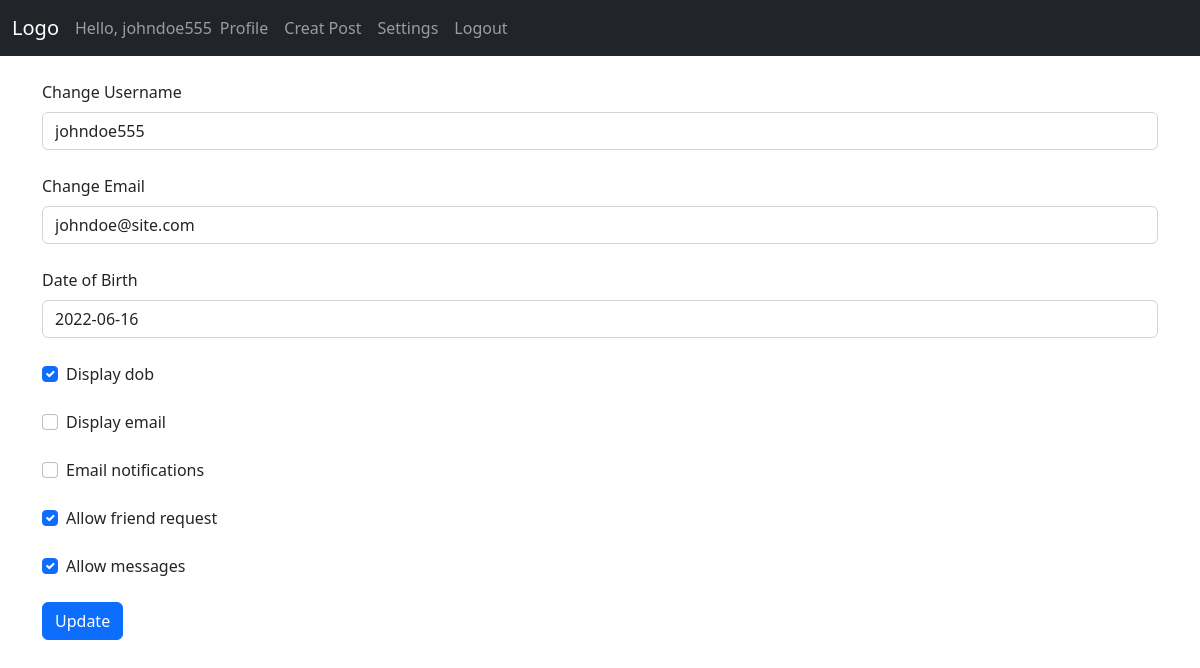
The page /user/johndoe555/settings (signed in) on the database its author committed.
### user/models.py (models this page shows, shortened)
class User(AbstractUser):
    dob = models.DateField(verbose_name='Date of Birth', blank=True, null=True)
    display_email = models.BooleanField(default=False)
    display_dob = models.BooleanField(default=False)
    email_notifications = models.BooleanField(default=False)
    allow_friend_request = models.BooleanField(default=True)
    allow_messages = models.BooleanField(default=True)
    password_reset_token = models.CharField(
        max_length=255, null=True, blank=True)
    slug = models.SlugField(null=False, unique=True)

### user/views.py (the view)
class SettingsView(LoginRequiredMixin, UpdateView):
    model = User
    template_name = 'settings.html'
    form_class = UserSettingsForm
    success_url = '/profile/{slug}/'

### user/forms.py
class UserSettingsForm(forms.ModelForm):
    class Meta:
        model = User
        fields = [
            'username',
            'email',
            'dob',
            'display_dob',
            'display_email',
            'email_notifications',
            'allow_friend_request',
            'allow_messages'
        ]
        widgets = {
            'username': forms.TextInput(attrs={'class': 'form-control'}),
            'email': forms.EmailInput(attrs={'class': 'form-control'}),
            'dob': forms.DateInput(attrs={'class': 'form-control', 'placeholder': 'YYY-MM-DD'}),
            'display_dob': forms.CheckboxInput(attrs={'class': 'form-check-input'}),
            'display_email': forms.CheckboxInput(attrs={'class': 'form-check-input'}),
            'email_notifications': forms.CheckboxInput(attrs={'class': 'form-check-input'}),
            'allow_friend_request': forms.CheckboxInput(attrs={'class': 'form-check-input'}),
            'allow_messages': forms.CheckboxInput(attrs={'class': 'form-check-input'})
        }
        labels = {
            'username': 'Change Username',
            'email': 'Change Email',
        }

### user/templates/settings.html (shortened to what this page needs)
{% extends 'base.html' %}
{% block content %}
    <form method="post">
        <div class="mb-4">
            <label for="{{ form.username.label }}" class="form-label">
                {{ form.username.label }}
            </label>
            {{ form.username }}
        </div>
        <div class="mb-4">
            <label for="{{ form.email.label }}" class="form-label">
                {{ form.email.label }}
            </label>
            {{ form.email }}
        </div>
        <div class="mb-4">
            <label for="{{ form.dob.label }}" class="form-label">
                {{ form.dob.label }}
            </label>
            {{ form.dob }}
        </div>
        <div class="mb-4 form-check">
            <label for="{{ form.display_dob.label }}" class="form-check-label">
                {{ form.display_dob.label }}
            </label>
            {{ form.display_dob }}
        </div>
        <div class="mb-4 form-check">
            <label for="{{ form.display_email.label }}" class="form-check-label">
                {{ form.display_email.label }}
            </label>
            {{ form.display_email }}
        </div>
        <div class="mb-4 form-check">
            <label for="{{ form.email_notifications.label }}" class="form-check-label">
                {{ form.email_notifications.label }}
            </label>
            {{ form.email_notifications }}
        </div>
        <div class="mb-4 form-check">
            <label for="{{ form.allow_friend_request.label }}" class="form-check-label">
                {{ form.allow_friend_request.label }}
            </label>
            {{ form.allow_friend_request }}
        </div>
        <div class="mb-4 form-check">
            <label for="{{ form.allow_messages.label }}" class="form-check-label">
                {{ form.allow_messages.label }}
            </label>
            {{ form.allow_messages }}
        </div>
        <div class="mb-4">
            <button class="btn btn-primary" type="submit">
                Update
            </button>
        </div>
    </form>
{% endblock content %}

### templates/headers/authorized-header.html
{% if user.is_authenticated %}
    <span class="navbar-text">
        Hello, {{ user.username }}
    </span>
    <div class="navbar-nav">
        <a href="{% url 'user:profile' user.slug %}" class="nav-link">
            Profile
        </a>
        <a href="{% url 'blog:create' %}" class="nav-link">
            Creat Post
        </a>
        <a href="{% url 'user:settings' user.slug %}" class="nav-link">
            Settings
        </a>
        <a href="{% url 'user:logout' %}" class="nav-link">
            Logout
        </a>
    </div>
{% endif %}

### rows shown on the page
User: username "johndoe555", email "johndoe@site.com", dob "2022-06-16", display_dob "☑", allow_friend_request "☑", allow_messages "☑"
